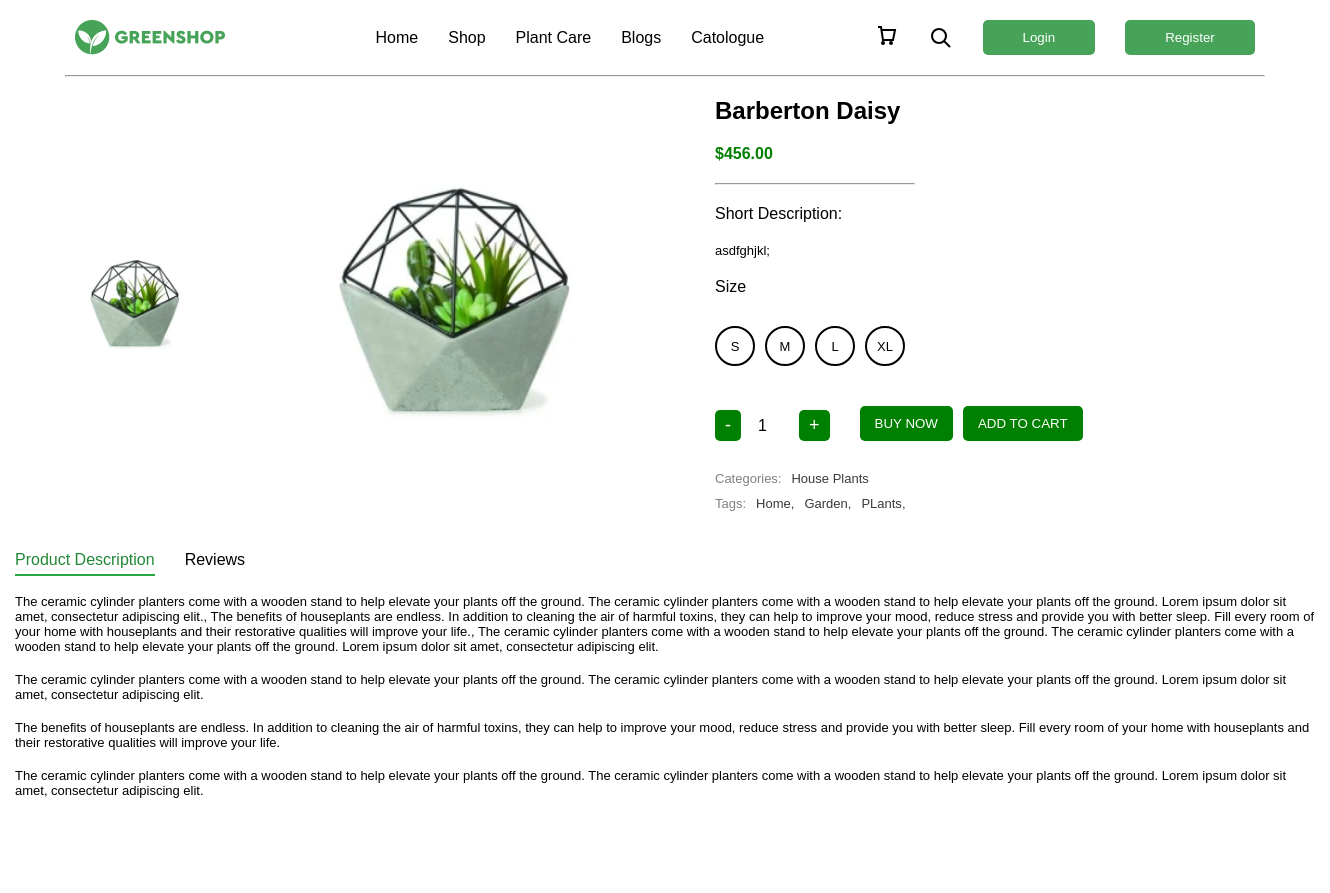
Before: /plant/1 (upper part) with the older database file.
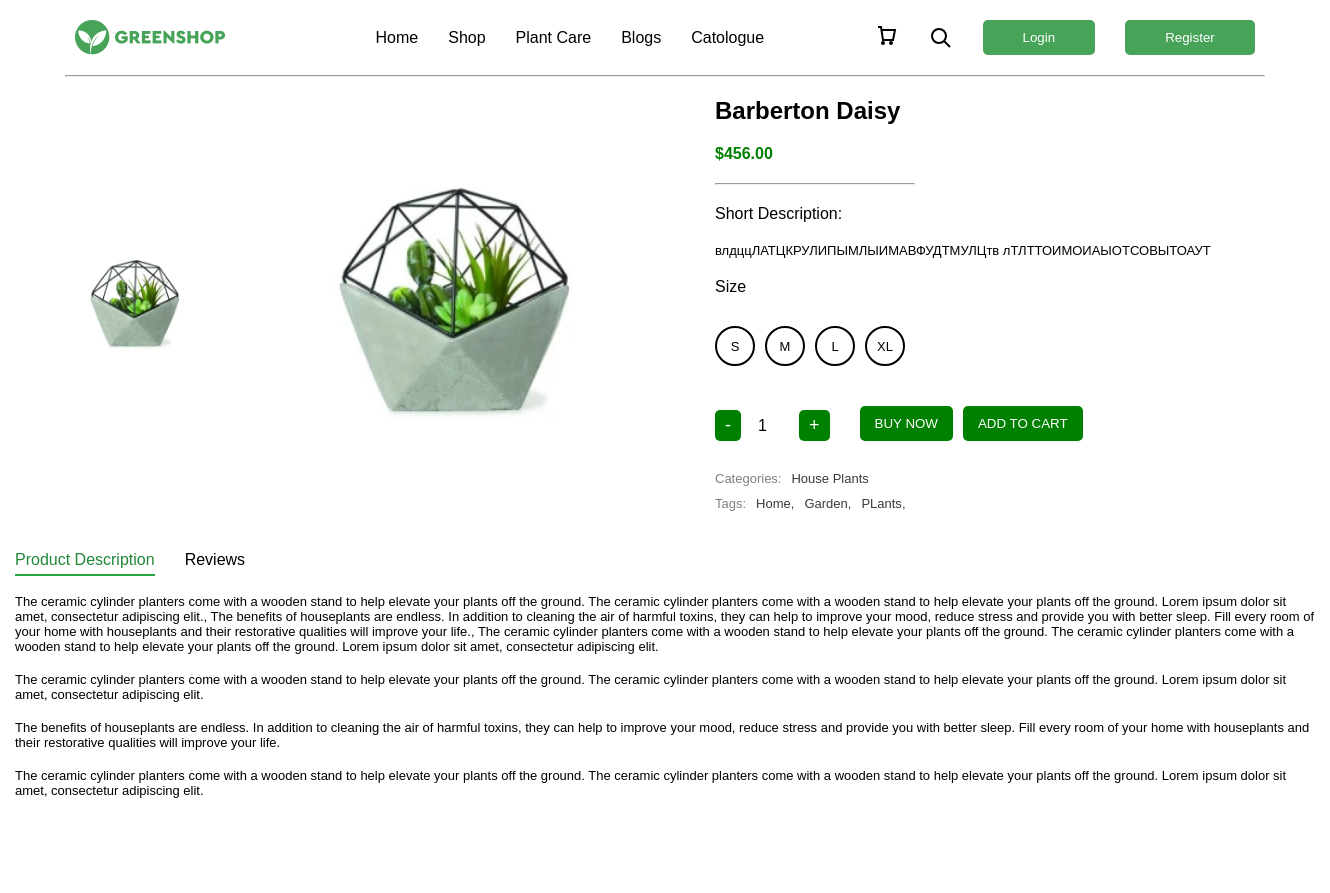
After: the same page with the newer database file.
### plant/models.py (models this page shows, shortened)
class TimeAbstract(models.Model):
    created_at = models.DateField('created', auto_now_add=True)
    updated_at = models.DateField('', auto_now=True)
    class Meta:
        abstract = True

class Plant(TimeAbstract):
    class Meta:
        verbose_name_plural = 'plants'
        verbose_name = 'plant'
    name = models.CharField(max_length=100)
    price = models.DecimalField(decimal_places=2, max_digits=10)
    short_description = models.TextField()
    sizes = models.ManyToManyField('plant.Size', related_name='plant')
    category = models.ForeignKey('plant.Category', on_delete=models.PROTECT, related_name='plant')
    tags = models.ManyToManyField('plant.Tag', related_name='plant')
    description = models.ForeignKey('plant.Description', on_delete=models.PROTECT)
    user =  models.ForeignKey('auth.User', on_delete=models.PROTECT, related_name='plants')
    @property
    def image(self):
        if self.images.first():
            return self.images.first().image
        return None

class ImagePlant(TimeAbstract):
    class Meta:
        verbose_name_plural = 'images'
        verbose_name = 'image'
    plant = models.ForeignKey('plant.Plant', on_delete=models.PROTECT, related_name='images')
    image = ResizedImageField(upload_to='plant_images/', quality=90, force_format='WEBP')

class Category(TimeAbstract):
    class Meta:
        verbose_name_plural = 'categories'
        verbose_name = 'category'
    name = models.CharField(max_length=100)

class Description(TimeAbstract):
    class Meta:
        verbose_name_plural = 'descriptions'
        verbose_name = 'description'
    living_room = models.TextField()
    dinig_room = models.TextField()
    ofice = models.TextField()
    def __str__(self):
        return f'{self.living_room}, {self.dinig_room}, {self.ofice}'

### plant/views.py (the view)
# urls.py: path('plant/<int:pk>', views.DetailPlant.as_view(), name='detail_plant'),
class DetailPlant(DetailView):
    model = Plant
    context_object_name = 'plant'
    template_name = 'detail_plant.html'
    def get_context_data(self, **kwargs):
        plant = self.get_object()
        context = super().get_context_data(**kwargs)
        context['sizes'] = plant.sizes.all()
        context['categories'] = Category.objects.all()
        context['tags'] = plant.tags.all()
        context['plants'] = Plant.objects.all()
        context['images'] = plant.images.all()
        return context

### templates/detail_plant.html (shortened to what this page needs)
{% extends 'main.html' %}
{% block content %}
<center>
  <div class="display pad-20 media-none">
    {% if images %}
    <div class="col-display mini-img">
      {% for image in plant.images.all %}
        <img src="{{ image.image.url }}" alt="" onclick="changeImage(this)" class="thumbnail">
      {% endfor %}
    </div>
    {% else %}
    <p>no images</p>
    {% endif %}
    <div class="detail-img">
      <img id="mainImage" src="{{ plant.image.url }}" alt="" />
    </div>
    <div class="col-display media-detail">
      <h2>{{ plant.name }}</h2>
      <h4 class="green">${{ plant.price }}</h4>
      <hr class="short media-none">
      <h3 class="start">Short Description:</h3>
      <p class="start width-description">{{ plant.short_description }}</p>
      <h3>Size</h3>
      <div class="cent-size display-gap1">
        {% for size in sizes %}
        <div class="circle" onclick="selectSize(this)">
          <p>{{ size.name }}</p>
        </div>
        {% empty %}
        <p>нет размеров</p>
        {% endfor %}
      </div>
      <div class="col-display-media display-gap1">
        <form class="form" method="post" action="{% url 'add_to_cart' %}">
          <div class="display-gap2 align-end">
            <div class="">
              <button type="button" class="qty-btn" onclick="changeQuantity(-1)">-</button>
              <input type="number" id="quantity" name="quantity" value="1" min="1" readonly>
            <button type="button" class="qty-btn" onclick="changeQuantity(1)">+</button>
          </div>
          <div class="buttons display-gap1">
            <button type="submit" class="btn">BUY NOW</button>
            <button type="submit" class="btn">ADD TO CART</button>
          </div>
        </div>
        </form>
      </div>
      <div class="start">
        <div class="display-gap1">
          <p class="gray">Categories: </p><p class="dark-gray">{{ plant.category.name }}</p>
        </div>
        <div class="display-gap1 ">
          <p class="gray">Tags: </p>
        {% for tag in tags %}
          <p class="dark-gray">{{ tag.name }},</p>
          {% endfor %}
        </div>
      </div>
    </div>
  </div>
<div class="container pad-20-media start media-none">
  <div class="text-center display-gap pad-top-20 links">
    <a class="active" href="">Product Description</a>
    <a class="" href="{% url 'review' plant.id %}">Reviews</a>
  </div>
      <br><p>{{ plant.description  }}</p>
      <br /><p>{{ plant.description.living_room }}</p>
    <br /><p>{{ plant.description.dinig_room }}</p>
    <br /><p>{{ plant.description.ofice }}</p>
  <div class="container pad-top-100  media-none">
    </div>
  </div>
{% endblock %}

Changed rows visible on the page:
changed Plant "Barberton Daisy": short_description "asdfghjkl;" → "влдццЛАТЦКРУЛИПЫМЛЫИМАВФУДТМУЛЦтв лТЛТТОИМОИАЫОТСОВЫТОАУТ"
